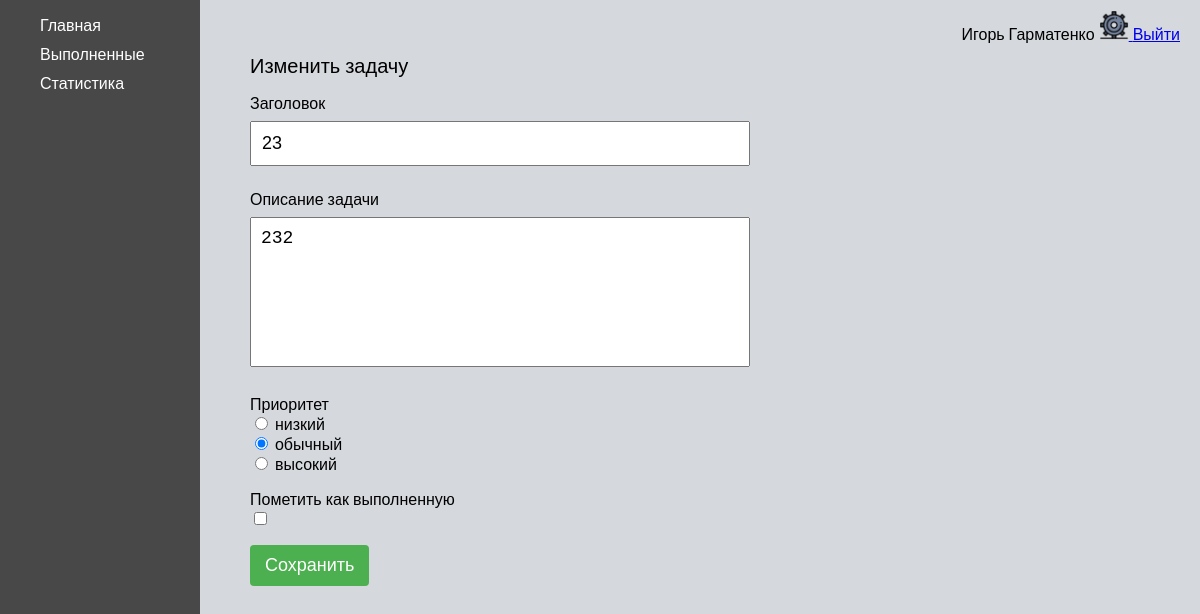
/task-edit/33 (signed in), run on the app's committed database.
### ToDo/models.py (models this page shows, shortened)
class CustomUser(AbstractUser):
    avatar = models.ImageField(
        blank=True,
        verbose_name='Avatar',
        upload_to=f'images/',
        default='../static/ToDo/images/default.png'
    )
    date_of_birth = models.DateField(blank=True, null=True)

class Task(models.Model):
    PRIORITY_LEVEL = (('L', 'низкий'),
                      ('M', 'обычный'),
                      ('H', 'высокий'),
                      )
    user = models.ForeignKey(settings.AUTH_USER_MODEL, on_delete=models.CASCADE, null=True, blank=True)
    title = models.CharField(max_length=200)
    descr = models.CharField(max_length=500)
    priority = models.CharField(max_length=10, choices=PRIORITY_LEVEL, default='medium')
    is_finished = models.BooleanField(default=False)
    created_at = models.DateTimeField(auto_now_add=True)
    complated_at = models.DateTimeField(auto_now=True)
    class Meta:
        ordering = ['-created_at']

### ToDo/views.py (the view)
# urls.py: path('task-edit/<int:pk>', TaskEdit.as_view(), name='task-edit'),
class TaskEdit(UpdateView):
    template_name = 'ToDo/task-edit.html'
    model = Task
    form_class = TaskEditForm
    success_url = reverse_lazy('home')
    def get_context_data(self, *, object_list=None, **kwargs):
        context = super().get_context_data(**kwargs)
        context['menu'] = home_menu
        context['title'] = 'Редактирование задачи'
        return context

### ToDo/forms.py
class TaskEditForm(forms.ModelForm):
    class Meta:
        model = Task
        fields = ('title', 'descr', 'priority', 'is_finished')
        widgets = {
            'title': forms.TextInput(attrs={'class': 'create__task-input'}),
            'descr': forms.Textarea(attrs={'class': 'create__task-input-textarea'}),
            'priority': forms.RadioSelect(attrs={'class': 'sort__select'})
        }
        labels = {
            'title': 'Заголовок',
            'descr': 'Описание задачи',
            'priority': 'Приоритет',
            'is_finished': 'Пометить как выполненную'
        }

### ToDo/templates/ToDo/task-edit.html (shortened to what this page needs)
{% extends 'ToDo/home_base.html' %}
{% block rightbar %}
    <div class="create__task-form">
        <div class="create__task-title">Изменить задачу</div>
        <form method="post" enctype="multipart/form-data">
            {% for field in form %}
                <p>
                    <div>{{ field.label }}</div>
                    <div>{{ field }}</div>
                </p>
            {% endfor%}
            <input type="submit" class="create__task-btn mini" value="Сохранить">
        </form>
    </div>
{% endblock %}

### ToDo/templates/ToDo/home_base.html (shortened to what this page needs)
{% extends 'ToDo/base.html' %}
{% load static %}
{% block content %}
    <div class="main">
        <div  class="leftbar">
            <ul class="home_menu">
                {% for key, item in menu.items %}
                    <li class="home_menu__item"><a href="{% url key %}">{{ item }}</a></li>
                {% endfor %}
            </ul>
        </div>
        <div  class="rightbar">
            <div class="home_nav">
                <div class="home_info">
                        {% if request.user.is_authenticated %}
                        <span>{{ user.first_name }} {{ user.last_name }}</span>
                        <a href="{% url 'user_settings' %}">
                            <img class="settings__icon" src="{% static 'ToDo/images/settings.png' %}" alt="settings">
                        </a>
                        <a href="{% url 'logout' %}">Выйти</a>
                    {% endif %}
                </div>
            </div>
            {% block rightbar %}
            {% endblock %}
        </div>
    </div>
{% endblock %}

### ToDo/static/ToDo/css/style.css (style rules this page uses)
html { font-family: 'Roboto', sans-serif; }
body { margin: 0; }
.main { display: flex; }
.leftbar { width: 15%; min-width: 200px; background-color: #484848; display: flex; flex-direction: column; min-height: 100vh; }
.rightbar { width: 85%; background-color: #D5D8DC; min-height: 100vh; }
.settings__icon { width: 30px; height: 30px; }
.home_menu { display: flex; flex-direction: column; align-items: flex-start; }
.home_menu__item { list-style-type: none; margin-bottom: 10px; }
.home_menu__item a { text-decoration: none; color: white; list-style-type: none; }
.home_nav { display: flex; justify-content: space-between; padding: 10px 20px; }
.create__task-btn { margin-left: 50px; background-color: #4CAF50; border: none; color: white; padding: 15px 32px; text-align: center; text-decoration: none; display: inline-block; font-size: 18px; border-radius: 4px; -webkit-transition-duration: 0.4s; transition-duration: 0.4s; }
.create__task-form { display: block; margin-left: 50px; }
.create__task-title { font-size: 20px; }
.mini { margin-left: 0; padding: 10px 15px; }
.create__task-input { width: 500px; padding: 10px 10px; margin: 8px 0; box-sizing: border-box; font-size: 18px; }
.create__task-input-textarea { height: 150px; width: 500px; padding: 10px 10px; margin: 8px 0; box-sizing: border-box; font-size: 18px; resize: none; }

### data on the page
CustomUser: first_name "Игорь", last_name "Гарматенко"
Task: form "23" "232" "☐ низкий ☑ обычный ☐ высокий"

### other printed values
{{ item }} "Главная" "Выполненные" "Статистика"
{{ field.label }} "Заголовок" "Описание задачи" "Приоритет" "Пометить как выполненную"
